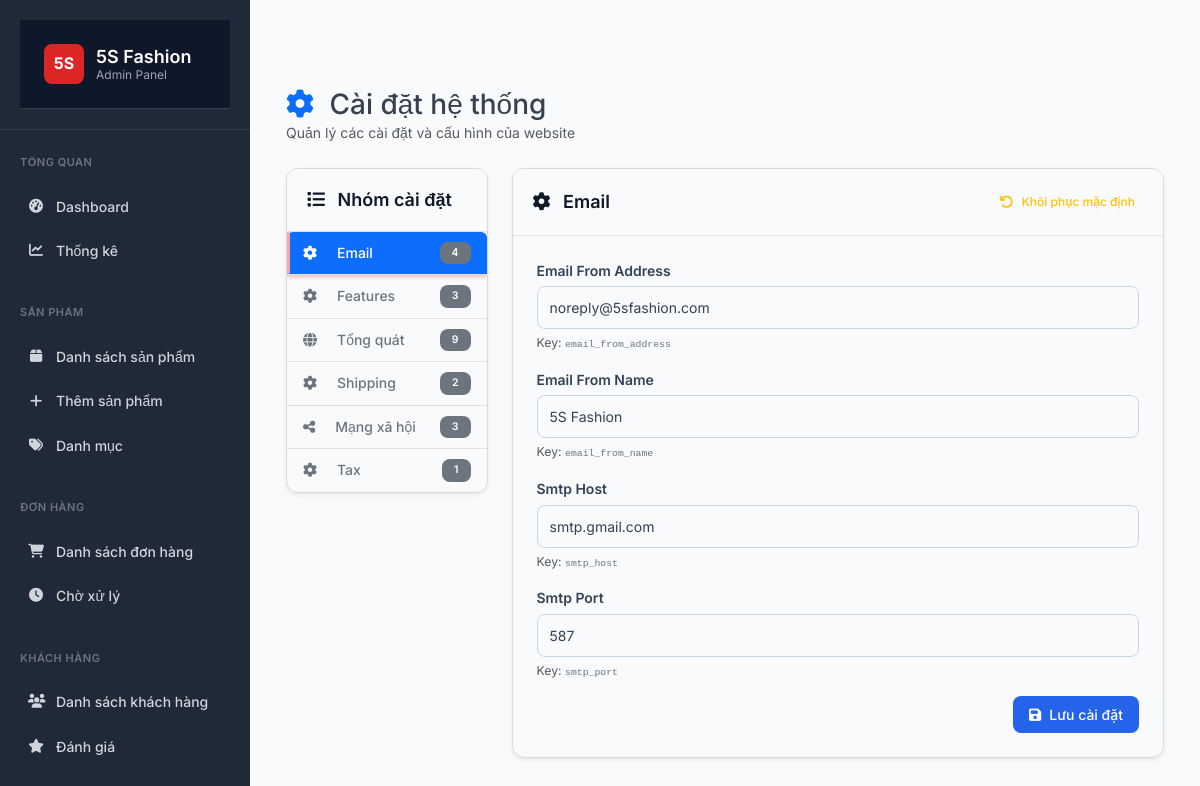
The app's page /admin/settings (signed in) with its own data.
### tables this page shows
CREATE TABLE IF NOT EXISTS `settings` (
  `id` int NOT NULL AUTO_INCREMENT,
  `key` varchar(100) NOT NULL,
  `value` longtext,
  `type` enum('string','integer','boolean','json','text') DEFAULT 'string',
  `group` varchar(50) DEFAULT 'general',
  `created_at` timestamp NOT NULL DEFAULT CURRENT_TIMESTAMP,
  `updated_at` timestamp NOT NULL DEFAULT CURRENT_TIMESTAMP ON UPDATE CURRENT_TIMESTAMP,
  PRIMARY KEY (`id`),
  UNIQUE KEY `settings_key_unique` (`key`),
  KEY `settings_group_index` (`group`)
);

### app/controllers/admin/SettingsController.php (called while the page is built, shortened)
<?php
require_once __DIR__ . '/../../models/Setting.php';
class SettingsController extends BaseController
{
    private $settingModel;
    public function __construct()
    {
        $this->settingModel = new Setting();
    }
    public function index()
    {
        try {
            $settings = $this->settingModel->getAllGrouped();
            $data = [
                'title' => 'Cài đặt hệ thống - 5S Fashion Admin',
                'settings' => $settings,
                'breadcrumbs' => [
                    ['name' => 'Dashboard', 'url' => '/5s-fashion/admin'],
                    ['name' => 'Cài đặt', 'url' => '']
                ]
            ];
            $this->render('admin/settings/index', $data, 'admin/layouts/main-inline');
        } catch (Exception $e) {
            error_log('Error in SettingsController::index: ' . $e->getMessage());
            $this->render('admin/settings/index', [
                'title' => 'Cài đặt hệ thống - 5S Fashion Admin',
                'settings' => [],
                'error' => 'Có lỗi xảy ra khi tải dữ liệu'
            ], 'admin/layouts/main-inline');
        }
    }
}

### public/index.php (called while the page is built, shortened)
<?php
require_once APP_PATH . '/core/App.php';
require_once APP_PATH . '/core/Database.php';
require_once APP_PATH . '/core/Model.php';
$app = new App();

### app/core/Database.php (called while the page is built, shortened)
<?php
class Database
{
    private $connection;
    private $config;
    private function __construct()
    {
        $configPath = APP_PATH . '/config/database.php';
        if (file_exists($configPath)) {
            $this->config = require $configPath;
        }
    }
    private function connect()
    {
        try {
            $config = $this->config['connections']['mysql'];
            $host = $config['host'] ?? 'localhost';
            $port = $config['port'] ?? '3306';
            $database = $config['database'] ?? '5s_fashion';
            $username = $config['username'] ?? 'root';
            $password = $config['password'] ?? '';
            $charset = $config['charset'] ?? 'utf8';
            $dsn = "mysql:host={$host};port={$port};dbname={$database};charset={$charset}";
            $options = $config['options'] ?? [
                PDO::ATTR_ERRMODE => PDO::ERRMODE_EXCEPTION,
                PDO::ATTR_DEFAULT_FETCH_MODE => PDO::FETCH_ASSOC,
                PDO::ATTR_EMULATE_PREPARES => false,
            ];
            $this->connection = new PDO($dsn, $username, $password, $options);
        } catch (PDOException $e) {
            die('Database connection failed: ' . $e->getMessage());
        }
    }
    public function query($sql, $params = [])
    {
        try {
            $stmt = $this->connection->prepare($sql);
            $stmt->execute($params);
            return $stmt;
        } catch (PDOException $e) {
            if (APP_DEBUG) {
                die('Query failed: ' . $e->getMessage() . '<br>SQL: ' . $sql);
            } else {
                error_log('Database query failed: ' . $e->getMessage() . ' SQL: ' . $sql);
                return false;
            }
        }
    }
    public function fetchAll($sql, $params = [])
    {
        $stmt = $this->query($sql, $params);
        return $stmt ? $stmt->fetchAll() : [];
    }
}

### app/config/database.php (called while the page is built)
<?php
return [
    'default' => 'mysql',
    'connections' => [
        'mysql' => [
            'driver' => 'mysql',
            'host' => $_ENV['DB_HOST'] ?? 'localhost',
            'port' => $_ENV['DB_PORT'] ?? '3306',
            'database' => $_ENV['DB_NAME'] ?? '5s_fashion',
            'username' => $_ENV['DB_USER'] ?? 'root',
            'password' => $_ENV['DB_PASS'] ?? '',
            'charset' => 'utf8',
            'collation' => 'utf8_unicode_ci',
            'options' => [
                PDO::ATTR_ERRMODE => PDO::ERRMODE_EXCEPTION,
                PDO::ATTR_DEFAULT_FETCH_MODE => PDO::FETCH_ASSOC,
                PDO::ATTR_EMULATE_PREPARES => false,
            ]
        ]
    ]
];

### app/core/Model.php (called while the page is built, shortened)
<?php
abstract class BaseModel
{
    public function __construct()
    {
        $this->db = Database::getInstance();
    }
}

### app/models/Setting.php (called while the page is built, shortened)
<?php
class Setting extends BaseModel
{
    protected $table = 'settings';
    public function getAllGrouped()
    {
        $sql = "SELECT * FROM {$this->table} ORDER BY `group`, `key`";
        $allSettings = $this->db->fetchAll($sql);
        $grouped = [];
        foreach ($allSettings as $setting) {
            $grouped[$setting['group']][] = $setting;
        }
        return $grouped;
    }
}

### app/views/admin/settings/index.php (the view, shortened to what this page needs)
<div class="container-fluid">
    <div class="row mb-4">
        <div class="col-12">
            <div class="d-flex justify-content-between align-items-center">
                <div>
                    <h1 class="h3 mb-0">
                        <i class="fas fa-cog text-primary me-2"></i>
                        Cài đặt hệ thống
                    </h1>
                    <p class="text-muted mb-0">Quản lý các cài đặt và cấu hình của website</p>
                </div>
            </div>
        </div>
    </div>
    <div class="row">
        <div class="col-md-3">
            <div class="card">
                <div class="card-header">
                    <h6 class="card-title mb-0">
                        <i class="fas fa-list me-2"></i>
                        Nhóm cài đặt
                    </h6>
                </div>
                <div class="card-body p-0">
                    <div class="nav nav-pills flex-column" id="settings-nav" role="tablist">
                        <?php
                        $groupNames = [
                            'general' => ['name' => 'Tổng quát', 'icon' => 'fas fa-globe'],
                            'contact' => ['name' => 'Liên hệ', 'icon' => 'fas fa-address-book'],
                            'social' => ['name' => 'Mạng xã hội', 'icon' => 'fas fa-share-alt'],
                            'ecommerce' => ['name' => 'Thương mại', 'icon' => 'fas fa-shopping-cart']
                        ];
                        $first = true;
                        foreach ($settings as $group => $groupSettings):
                            $groupInfo = $groupNames[$group] ?? ['name' => ucfirst($group), 'icon' => 'fas fa-cog'];
                        ?>
                            <a class="nav-link <?= $first ? 'active' : '' ?>"
                               id="<?= $group ?>-tab"
                               data-bs-toggle="pill"
                               href="#<?= $group ?>"
                               role="tab">
                                <i class="<?= $groupInfo['icon'] ?> me-2"></i>
                                <?= $groupInfo['name'] ?>
                                <span class="badge bg-secondary ms-auto"><?= count($groupSettings) ?></span>
                            </a>
                        <?php
                            $first = false;
                        endforeach;
                        ?>
                    </div>
                </div>
            </div>
        </div>
        <div class="col-md-9">
            <div class="tab-content" id="settings-content">
                <?php
                $first = true;
                foreach ($settings as $group => $groupSettings):
                    $groupInfo = $groupNames[$group] ?? ['name' => ucfirst($group), 'icon' => 'fas fa-cog'];
                ?>
                    <div class="tab-pane fade <?= $first ? 'show active' : '' ?>"
                         id="<?= $group ?>"
                         role="tabpanel">
                        <div class="card">
                            <div class="card-header d-flex justify-content-between align-items-center">
                                <h5 class="card-title mb-0">
                                    <i class="<?= $groupInfo['icon'] ?> me-2"></i>
                                    <?= $groupInfo['name'] ?>
                                </h5>
                                <button type="button" class="btn btn-outline-warning btn-sm"
                                        onclick="resetGroup('<?= $group ?>')">
                                    <i class="fas fa-undo me-1"></i>
                                    Khôi phục mặc định
                                </button>
                            </div>
                            <div class="card-body">
                                <form method="POST" action="/5s-fashion/admin/settings/update" enctype="multipart/form-data">
                                    <?php foreach ($groupSettings as $setting): ?>
                                        <div class="mb-3">
                                            <label for="setting_<?= $setting['key'] ?>" class="form-label">
                                                <?= ucwords(str_replace('_', ' ', $setting['key'])) ?>
                                            </label>
                                            <?php if ($setting['type'] === 'text'): ?>
                                                <textarea name="setting_<?= $setting['key'] ?>"
                                                          id="setting_<?= $setting['key'] ?>"
                                                          class="form-control"
                                                          rows="3"><?= htmlspecialchars($setting['value'] ?? '') ?></textarea>
                                            <?php else: ?>
                                                <input type="<?= $setting['type'] === 'string' ? 'text' : $setting['type'] ?>"
                                                       name="setting_<?= $setting['key'] ?>"
                                                       id="setting_<?= $setting['key'] ?>"
                                                       class="form-control"
                                                       value="<?= htmlspecialchars($setting['value'] ?? '') ?>">
                                            <?php endif; ?>
                                            <div class="form-text">
                                                Key: <code><?= $setting['key'] ?></code>
                                            </div>
                                        </div>
                                    <?php endforeach; ?>
                                    <div class="d-flex justify-content-end">
                                        <button type="submit" class="btn btn-primary">
                                            <i class="fas fa-save me-1"></i>
                                            Lưu cài đặt
                                        </button>
                                    </div>
                                </form>
                            </div>
                        </div>
                    </div>
                <?php
                    $first = false;
                endforeach;
                ?>
            </div>
        </div>
    </div>
</div>

### app/views/admin/layouts/main-inline.php (style rules this page uses)
* { margin: 0; padding: 0; box-sizing: border-box; }
body { font-family: 'Inter', sans-serif; background: #f8fafc; color: #374151; line-height: 1.6; }
.nav-link { display: flex; align-items: center; gap: 12px; padding: 12px 16px; color: #d1d5db; text-decoration: none; border-radius: 6px; transition: all 0.2s; }
.nav-link.active { background: #3b82f6; color: white; }
.card-header { padding: 20px; border-bottom: 1px solid #e5e7eb; display: flex; justify-content: space-between; align-items: center; }

### app/views/admin/layouts/sidebar.php (style rules this page uses)
.nav-link { display: flex; align-items: center; gap: 12px; padding: 10px 16px; color: #d1d5db; text-decoration: none; border-radius: 6px; font-size: 14px; font-weight: 500; transition: all 0.2s ease; position: relative; }
.nav-link.active { background: #dc2626; color: white; box-shadow: 0 2px 4px rgba(220, 38, 38, 0.3); }
.nav-link.active::before { content: ''; position: absolute; left: 0; top: 0; bottom: 0; width: 3px; background: #fca5a5; border-radius: 0 2px 2px 0; }

### app/views/admin/settings/index.php (style rules this page uses)
.nav-pills .nav-link { border-radius: 0; color: #6c757d; border-bottom: 1px solid #dee2e6; }
.nav-pills .nav-link:first-child { border-top-left-radius: 0.375rem; border-top-right-radius: 0.375rem; }
.nav-pills .nav-link:last-child { border-bottom-left-radius: 0.375rem; border-bottom-right-radius: 0.375rem; border-bottom: none; }
.nav-pills .nav-link.active { background-color: #0d6efd; color: white; }
.card { box-shadow: 0 0.125rem 0.25rem rgba(0, 0, 0, 0.075); border: 1px solid rgba(0, 0, 0, 0.125); }
.form-text code { font-size: 0.8em; color: #6c757d; }
.badge { font-size: 0.75em; }

### records on screen
settings: key "Email From Address", value "noreply@5sfashion.com", key "email_from_address"
settings: key "Email From Name", value "5S Fashion", key "email_from_name"
settings: key "Smtp Host", value "smtp.gmail.com", key "smtp_host"
settings: key "Smtp Port", value "587", key "smtp_port"

### other values on screen
$groupInfo['name'] "Email"
count($groupSettings) "4"
$groupInfo['name'] "Features"
count($groupSettings) "3"
$groupInfo['name'] "Tổng quát"
count($groupSettings) "9"
$groupInfo['name'] "Shipping"
count($groupSettings) "2"
$groupInfo['name'] "Mạng xã hội"
$groupInfo['name'] "Tax"
count($groupSettings) "1"
